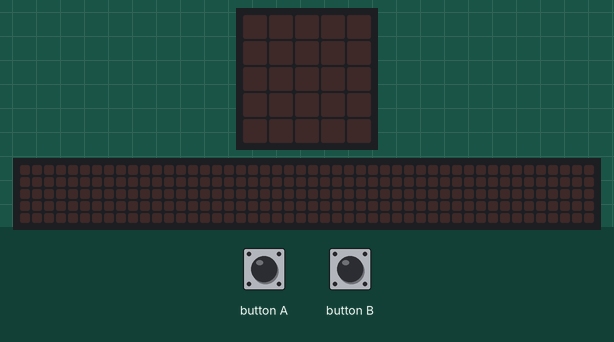
A program run on a simulated BBC micro:bit (MakeCode). Shown: the board's 5×5 LED display, a strip that is not on the board, showing the scrolling text unrolled. The inputs (shaded band) are chosen by the test bench. Random numbers come from a fixed seed; the 48×5 strip is a reading aid, not a part: it shows the text the display is scrolling, unrolled, one strip-width of it at a time.

Above: at 1.2 s.
1.3 s: button A pressed for 0.15 s
At 1.67 s:
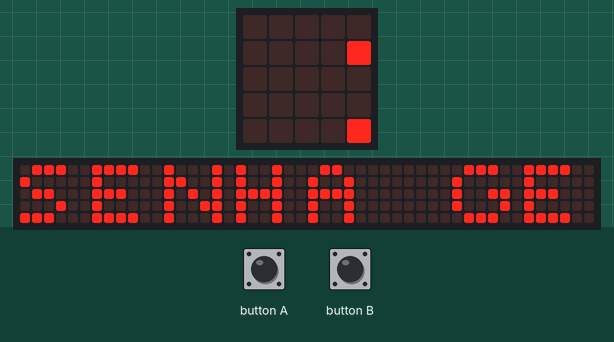
At 6.8 s:
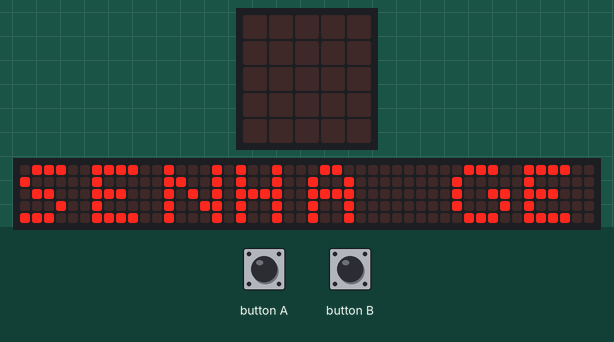

The program:

main.ts
```typescript
let _1: Image = null
let _2: Image = null
let _3: Image = null
let _4: Image = null
let A = 0
let B = 0
let C = 0
let D = 0
input.onButtonPressed(Button.A, function () {
    A = randint(1, 5)
    B = randint(1, 5)
    C = randint(1, 5)
    D = randint(1, 5)
    basic.showString("SENHA GERADA")
    basic.pause(2000)
})
input.onButtonPressed(Button.B, function () {
    _1.scrollImage(1, 200)
    _2.scrollImage(1, 200)
    _3.scrollImage(1, 200)
    _4.scrollImage(1, 200)
})
basic.forever(function () {
    if (A == 1) {
        _1 = images.createImage(`
            . # # # .
            . # . # .
            . # # # .
            . # . # .
            . # . # .
            `)
    }
    if (A == 2) {
        _1 = images.createImage(`
            . # # . .
            . # . # .
            . # # # .
            . # . # .
            . # # . .
            `)
    }
    if (A == 3) {
        _1 = images.createImage(`
            . # # # .
            . # . # .
            . # . . .
            . # . # .
            . # # # .
            `)
    }
    if (A == 4) {
        _1 = images.createImage(`
            . # # . .
            . # . # .
            . # . # .
            . # . # .
            . # # . .
            `)
    }
    if (A == 5) {
        _1 = images.createImage(`
            . # # # .
            . # . . .
            . # # . .
            . # . . .
            . # # # .
            `)
    }
})
basic.forever(function () {
    if (C == 1) {
        _3 = images.createImage(`
            . # # # .
            . # . . .
            . # # . .
            . # . . .
            . # . . .
            `)
    }
    if (C == 2) {
        _3 = images.createImage(`
            . # # # .
            . # . . .
            . # . # .
            . # . # .
            . # # # .
            `)
    }
    if (C == 3) {
        _3 = images.createImage(`
            . # . # .
            . # . # .
            . # # # .
            . # . # .
            . # . # .
            `)
    }
    if (C == 4) {
        _3 = images.createImage(`
            . . # . .
            . . . . .
            . . # . .
            . . # . .
            . . # . .
            `)
    }
    if (C == 5) {
        _3 = images.createImage(`
            . # # # .
            . . # . .
            . . # . .
            # . # . .
            # # # . .
            `)
    }
})
basic.forever(function () {
    if (B == 1) {
        _2 = images.createImage(`
            . . # . .
            . # # . .
            . . # . .
            . . # . .
            . # # # .
            `)
    }
    if (B == 2) {
        _1 = images.createImage(`
            . # # # .
            . # . # .
            . . # # .
            . # . . .
            . # # # .
            `)
    }
    if (B == 3) {
        _2 = images.createImage(`
            . # # # .
            . # . # .
            . . # # .
            . # . # .
            . # # # .
            `)
    }
    if (B == 4) {
        _2 = images.createImage(`
            . # . # .
            . # . # .
            . # # # .
            . . . # .
            . . . # .
            `)
    }
    if (B == 5) {
        _2 = images.createImage(`
            . # # # .
            . # . . .
            . # # . .
            . . . # .
            . # # # .
            `)
    }
})
basic.forever(function () {
    if (D == 1) {
        _4 = images.createImage(`
            . # # # .
            . # . . .
            . # # # .
            . # . # .
            . # # # .
            `)
    }
    if (D == 2) {
        _4 = images.createImage(`
            . # # # .
            . . . # .
            . . # . .
            . . # . .
            . . # . .
            `)
    }
    if (D == 3) {
        _4 = images.createImage(`
            . # # # .
            . # . # .
            . # # # .
            . # . # .
            . # # # .
            `)
    }
    if (D == 4) {
        _4 = images.createImage(`
            . # # # .
            . # . # .
            . # # # .
            . . . # .
            . # # # .
            `)
    }
    if (D == 5) {
        _4 = images.createImage(`
            . # # # .
            . # . # .
            . # . # .
            . # . # .
            . # # # .
            `)
    }
})
```

test.ts
```typescript
// testes vão aqui; isto não será compilado quando este pacote for usado como uma extensão.
```

Measured:
- after the input at 1.3 s, the display: first changes after 0.15 s (image 1 shows a later state)
- what the display in image 2 shows lasts 0.6 s, from 6.4 s to 7.0 s
